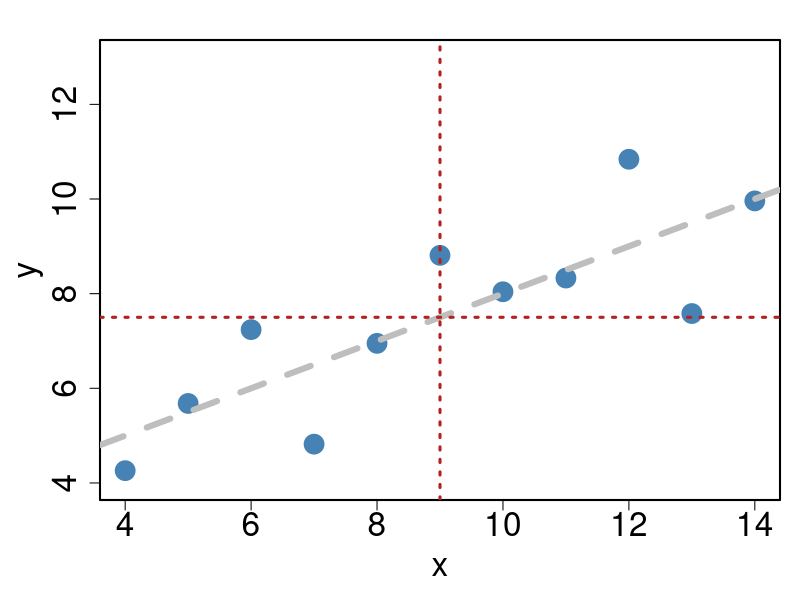
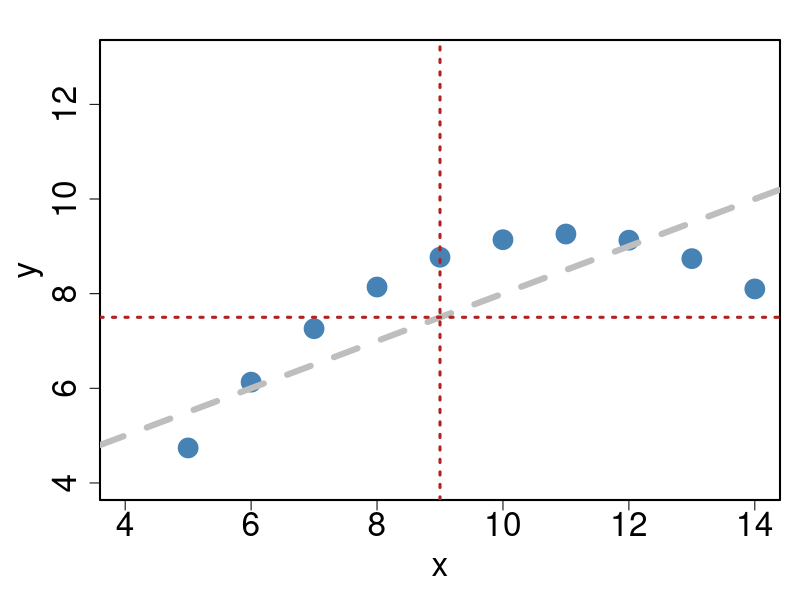
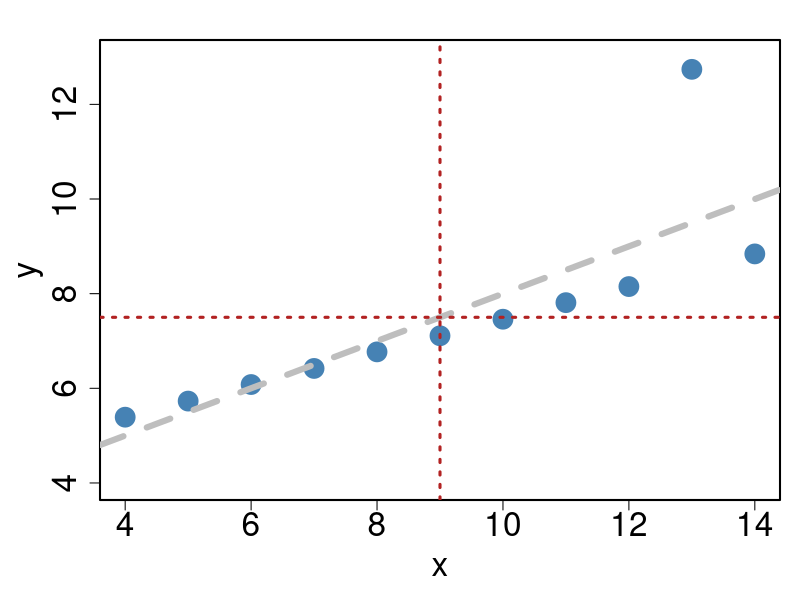
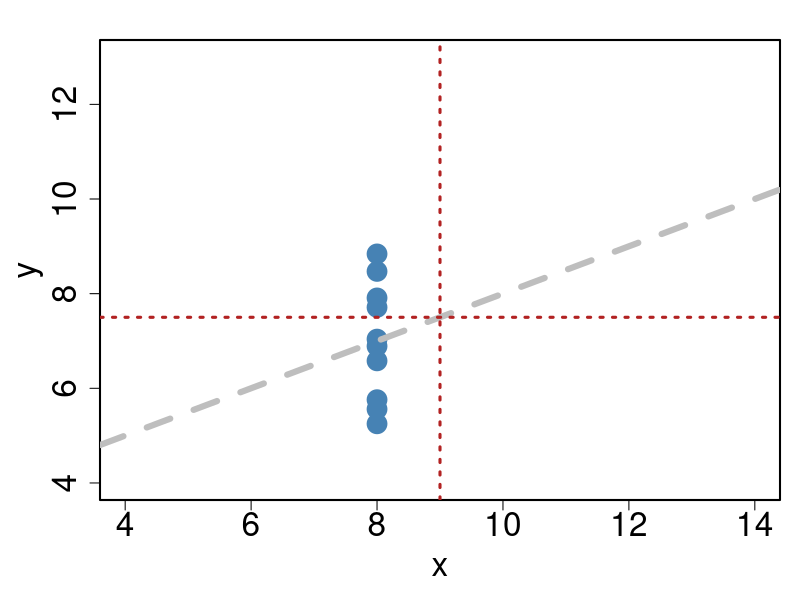
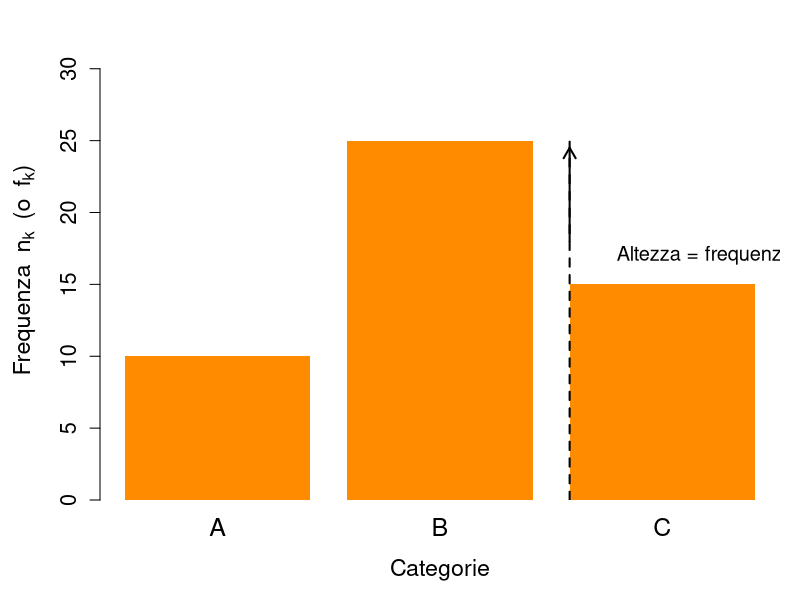
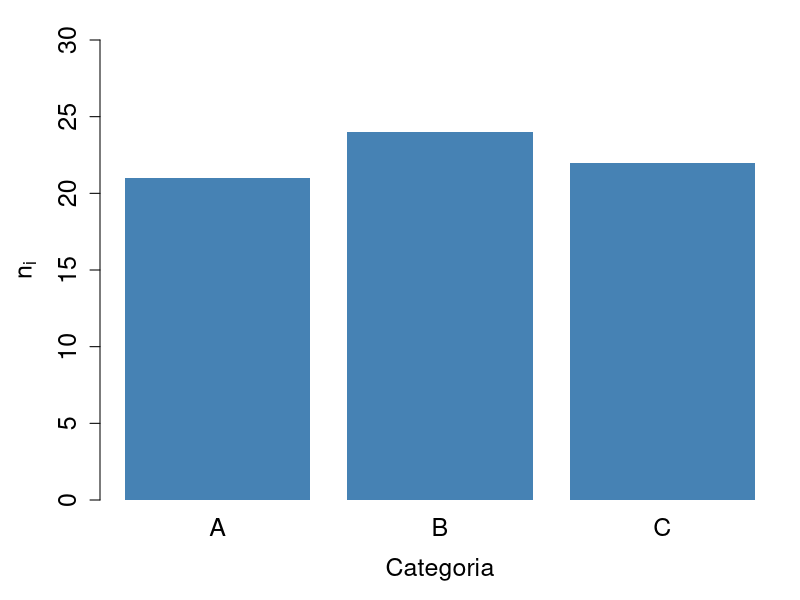
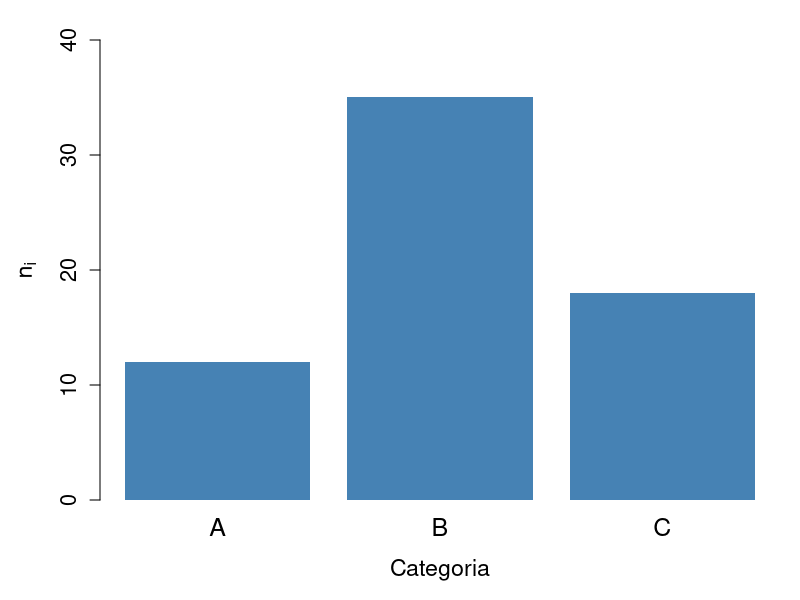
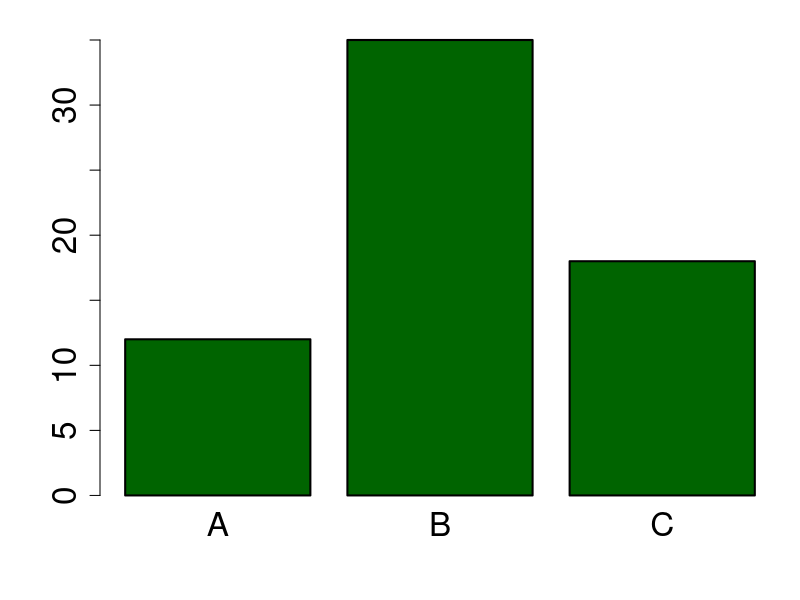

Write the R code that produced these figures, in order.
## ---- chunk 1
#| echo: false
#| results: asis
#| tbl-cap: Dataset di Anscombe
# Creo la tabella delle statistiche descrittive
descrittive <- data.frame(
  Dataset = paste("Dataset", 1:4),
  
  `Media X` = sapply(1:4, function(i)
    mean(anscombe[[paste0("x", i)]])),
  
  `Media Y` = sapply(1:4, function(i)
    mean(anscombe[[paste0("y", i)]])),
  
  `Varianza X` = sapply(1:4, function(i)
    var(anscombe[[paste0("x", i)]])),
  
  `Varianza Y` = sapply(1:4, function(i)
    var(anscombe[[paste0("y", i)]])),
  
  `Correlazione` = sapply(1:4, function(i)
    cor(
      anscombe[[paste0("x", i)]],
      anscombe[[paste0("y", i)]]
    ))
)

descrittive[, -1] <- round(descrittive[, -1], 2)

knitr::kable(
  descrittive,
  format = "latex",
  booktabs = TRUE,
  align = "lccccc"
)
## ---- chunk 2
#| echo: false
#| out-width: 70%
#| fig-align: center
#| layout-nrow: 2
#| layout-ncol: 2
#| label: fig-data
#| fig-cap: I grafici raccontano un'altra storia
#| fig-subcap: 
#|   - "Dataset 1"
#|   - "Dataset 2"
#|   - "Dataset 3"
#|   - "Dataset 4"

par(
  cex.axis = 2,
  cex.lab  = 2,
  lwd = 2,
  mar = c(5, 5, 2, 1)
)

plot(anscombe$x1, anscombe$y1,
     pch = 19,
     col = "steelblue",
     cex = 2.5,
     xlab = "x",
     ylab = "y", ylim = c(4, 13), xlim = c(4, 14))
abline(lm(anscombe$y1 ~ anscombe$x1),
       lwd = 6, lty = 2, col = "gray")
abline(v = mean(anscombe$x1),
       lwd = 3, lty = 3, col = "firebrick")
abline(h = mean(anscombe$y1),
       lwd = 3, lty = 3, col = "firebrick")


plot(anscombe$x2, anscombe$y2,
     pch = 19,
     col = "steelblue",
     cex = 2.5,
     xlab = "x",
     ylab = "y", ylim = c(4, 13), xlim = c(4, 14))
abline(lm(anscombe$y2 ~ anscombe$x2),
       lwd = 6, lty = 2, col = "gray")
abline(v = mean(anscombe$x2),
       lwd = 3, lty = 3, col = "firebrick")
abline(h = mean(anscombe$y2),
       lwd = 3, lty = 3, col = "firebrick")


plot(anscombe$x3, anscombe$y3,
     pch = 19,
     col = "steelblue",
     cex = 2.5,
     xlab = "x",
     ylab = "y", ylim = c(4, 13), xlim = c(4, 14))
abline(lm(anscombe$y3 ~ anscombe$x3),
       lwd = 6, lty = 2, col = "gray")
abline(v = mean(anscombe$x3),
       lwd = 3, lty = 3, col = "firebrick")
abline(h = mean(anscombe$y3),
       lwd = 3, lty = 3, col = "firebrick")


plot(anscombe$x4, anscombe$y4,
     pch = 19,
     col = "steelblue",
     cex = 2.5,
     xlab = "x",
     ylab = "y", ylim = c(4, 13), xlim = c(4, 14))
abline(lm(anscombe$y4 ~ anscombe$x4),
       lwd = 6, lty = 2, col = "gray")
abline(v = mean(anscombe$x4),
       lwd = 3, lty = 3, col = "firebrick")
abline(h = mean(anscombe$y4),
       lwd = 3, lty = 3, col = "firebrick")
## ---- chunk 3
#| echo: false
# Dati di esempio
freq <- c(10, 25, 15)
categorie <- c("A", "B", "C")

# Barplot
bp <- barplot(
  freq,
  names.arg = categorie,
  ylim = c(0, 32),
  col = "darkorange",
  border = NA,
  xlab = "Categorie",
  ylab = expression("Frequenza  " * n[k] * "  (o  " * f[k] * ")"),
  cex.names = 1.5,
  cex.axis = 1.3,
  cex.lab = 1.4
)

# Altezza della barra B
segments(
  x0 = bp[2] + 0.7, y0 = 0,
  x1 = bp[2] + 0.7, y1 = freq[2],
  lwd = 2,
  lty = 2
)

arrows(
  x0 = bp[2] + 0.7, y0 = 18,
  x1 = bp[2] + 0.7, y1 = 24.5,
  length = 0.12,
  lwd = 2
)

text(
  bp[2] + 0.9, 17,
  labels = "Altezza = frequenza",
  pos = 4,
  cex = 1.2
)
## ---- chunk 4
#| echo: false
#| label: tbl-examples
#| tbl-cap: Tabelle di frequenza per le categorie A, B, C.
#| layout-ncol: 2
#| out-width: 80%

dati1 <- data.frame(
  Categoria = c("A", "B", "C"),
  n = c(21, 24, 22)
)

knitr::kable(
  dati1,
  col.names = c("Categoria", "$n_k$"),
  row.names = FALSE,
  align = c("c", "c")
)

dati <- data.frame(Categoria = c("A", "B", "C"),
  n = c(12, 35, 18)
)

knitr::kable(
  dati,
  col.names = c("Categoria", "$n_k$"),
  row.names = FALSE,
  align = c("c", "c")
)
## ---- chunk 5
#| echo: false
#| label: fig-examples
#| fig-cap: Barplot delle tabelle
#| layout-ncol: 2

barplot(
  dati1$n,
  names.arg = dati1$Categoria,
  xlab = "Categoria",
  ylab = expression(n[i]),
  ylim = c(0, 30),
  col = "steelblue",
  border = NA,
  cex.names = 1.5,
  cex.axis = 1.5,
  cex.lab = 1.5
)

barplot(
  dati$n,
  names.arg = dati$Categoria,
  xlab = "Categoria",
  ylab = expression(n[i]),
  ylim = c(0, 40),
  col = "steelblue",
  border = NA,
  cex.names = 1.5,
  cex.axis = 1.3,
  cex.lab = 1.4
)
## ---- chunk 6
#| out-width: 30%
#| fig-align: center
dati = factor(rep(c("A", "B", "C"), c(12, 35, 18))); dati
table(dati)
barplot(table(dati), col = "darkgreen")
## ---- chunk 7
#| echo: false
#| layout-ncol: 2
#| fig-cap: Istogrammi con n diverso 
#| fig-subcap: 
#|   - "n = 500"
#|   - "n = 50"
set.seed(999)
x = rnorm(500, mean = 0, sd = 1)
hist(x, ylab = "Frequenze assolute", 
     xlim = c(-3,3))
x = rnorm(50, mean = 0, sd = 1)
hist(x,  ylab = "Frequenze assolute", 
     xlim=c(-3,3))
## ---- chunk 8
#| out-width: 70%
#| fig-align: center
x = rnorm(500, mean = 0, sd = 1)
hist(x)
## ---- chunk 9
#| echo: false
#| fig-align: "center"
# --- Dati di esempio ---
set.seed(123)
x <- rnorm(500, mean = 20, sd = 10)

# Creo istogramma senza plot per avere i dati
h <- hist(x,  plot = FALSE)

# Scelgo il bin da evidenziare (es: bin 9)
bin_index <- 9
bin_height <- h$counts[bin_index]
bin_left <- h$breaks[bin_index]
bin_right <- h$breaks[bin_index + 1]
bin_mid <- (bin_left + bin_right)/2
bin_width <- bin_right - bin_left

# --- Plot base ---
plot(h, main = "Histogram of X", xlab = "", ylab = "Frequenze assolute",
     col = "white", border = "black", cex.main = 1.5, cex.axis = 1.2, cex.lab = 1.3)

# Evidenzio il bin b9
rect(bin_left, 0, bin_right, bin_height,
     col = rgb(0.2, 0.4, 0.8, 0.6), border = "black", lwd = 2)

# --- Etichetta n = 500 in alto a sinistra ---
usr <- par("usr") # per coordinate del grafico
rect(usr[1], usr[4] - 15, usr[1] + 15, usr[4],
     col = "black", border = NA)
text(usr[1] + 7.5, usr[4] - 7.5,
     expression(bolditalic(n == 500)), col = "white", cex = 1.3)

# --- Linea orizzontale per altezza bin ---
abline(h = bin_height, col = "skyblue", lty = 2, lwd = 2)
text(usr[1] + 2, bin_height + 3, "Altezza Bin b9", col = "red",
     font = 2, pos = 4, cex = 1.2)

# --- Freccia per indicare il bin ---
arrows(x0 = bin_mid + bin_width/2, y0 = bin_height + 5,
       x1 = bin_mid + bin_width/4, y1 = bin_height + 1,
       lwd = 2, length = 0.1)

# Rettangolo blu dietro la scritta Bin b9
rect(bin_mid + bin_width/2 + 2, bin_height + 1,
     bin_mid + bin_width/2 + 8, bin_height + 6,
     col = "steelblue", border = NA)
text(bin_mid + bin_width/2 + 5, bin_height + 3.5,
     "Bin b9", col = "white", font = 2, cex = 1.1)

# --- Doppia freccia per larghezza bin ---
arrows(bin_left, -5, bin_right, -5, code = 3,
       angle = 90, length = 0.1, lwd = 2, col = "skyblue")
text(bin_mid, -8, "Larghezza Bin b9", col = "red",
     font = 2, cex = 1.2)
## ---- chunk 10
#| echo: false
x = rnorm(1000, mean = 10, sd = 5)
## ---- chunk 11
#| layout-ncol: 2
#| layout-nrow: 2
#| label: fig-methods
#| echo: false
#| out-width: "80%"
#| fig-cap: "Metodi per la definizione dei breaks"
#| fig-subcap: 
#|     - "Sturges - Default"
#|     - "FD"
#|     - "Scott"
#|     - "User defined (145)"

hist(x, breaks = "Sturges")
hist(x, breaks = "FD")
hist(x, breaks = "Scott")
hist(x, breaks = 145)
## ---- chunk 12
#| echo: false
#| out-width: 70%
#| fig-align: center
set.seed(123)
x <- c(rnorm(30, mean = 10, sd = 2), 3, 4, 20, 22)

# --- Boxplot ---
boxplot(x,
        ylab = "Valore", cex.main = 1.2)
## ---- chunk 13
#| echo: false
set.seed(123)
x <- c(rnorm(30, mean = 10, sd = 2), 3, 4, 20, 22)

# --- Boxplot ---
boxplot(x, main = "Boxplot",
        ylab = "Valore", cex.main = 1.2)

# --- Statistiche del boxplot ---
stats <- boxplot.stats(x)
vals <- stats$stats  # contiene: min, Q1, mediana, Q3, max dei baffi

minimo <- vals[1]
Q1 <- vals[2]
mediana <- vals[3]
Q3 <- vals[4]
massimo <- vals[5]

# --- Etichette sui punti chiave ---
# L'asse x del boxplot è a 1 (perché è un singolo box)
xpos <- 1.2  # sposto leggermente a destra per non sovrapporre

text(xpos, minimo,  labels = "Baffo", pos = 4, col = "blue")
text(xpos, Q1,      labels = "Q1", pos = 4, col = "blue")
text(xpos, mediana, labels = "Mediana/Q2", pos = 4, col = "blue")
text(xpos, Q3,      labels = "Q3", pos = 4, col = "blue")
text(xpos, massimo, labels = "Baffo", pos = 4, col = "blue")

# --- Eventuali outlier ---
out <- stats$out
if (length(out) > 0) {
  points(rep(1, length(out)), out, pch = 16, col = "red")
  text(rep(xpos, length(out)), out,
       labels = "Outlier ",
       pos = 4, col = "red")
}
text(xpos, min(out),labels = "Minimo", 
     pos = 2, col = "black")
text(xpos, max(out),labels = "Massimo", 
     pos = 2, col = "black")
## ---- chunk 14
#| layout-ncol: 2
#| fig-cap: Calcolo degli outlier
#| fig-subcap: 
#|   - "range = 2 - Meno Conservativo"
#|   - "range = 0 - Minimo e Massimo"

boxplot(x, range = 2)
boxplot(x, range = 0)
## ---- chunk 15
#| eval: true
#| echo: false
voto = sample(rep(c("si", "no", "astenuti"), 
           c(12, 15, 2)))
voto = factor(voto, levels = c("si", "no", "astenuti"))
table(voto)

# le frequenze restituite dalla funzione table() vanno usate 
# come vettore di base per il barplot


## ---- chunk 16
#| fig-align: center
#| out-width: 70%
barplot(table(voto), 
        col = c("darkgreen", "darkred", "darkblue"), 
        ylim = c(0, 20))

## ---- chunk 17
#| echo: false
#| fig-align: center
#| out-width: 100%
#| label: fig-boxes
#| layout-ncol: 3
#| fig-cap: Distribuzioni a confronto 
#| fig-subcap: 
#|   - "boxplot(x)"
#|   - "boxplot(y)"
#|   - "boxplot(z)"
set.seed(666)
x = rnorm(1000, mean = 10, sd = 4)
boxplot(x, col ="darkorange")
y = rnorm(1000, mean = 10, sd = 4)
# Forte effetto pavimento
y_floor <- (y - min(y))^3
y_min <- min(y)
y_max <- max(y)

y_floor <- y_min + 
  ((y - y_min) / (y_max - y_min))^3 * (y_max - y_min)
y_ceiling <- y_max -
  ((y_max - y) / (y_max - y_min))^3 * (y_max - y_min)
boxplot(y_floor, col ="lightblue")
boxplot(y_ceiling, col = "gold")
## ---- chunk 18
#| echo: false
#| fig-align: center
#| out-width: 100%
#| label: fig-hist
#| layout-ncol: 3
#| fig-cap: Distribuzioni a confronto - Le stesse dei boxplot
#| fig-subcap: 
#|   - "hist(x)"
#|   - "hist(y)"
#|   - "hist(z)"
hist(x, col ="darkorange")
hist(y_floor, col = "lightblue")
hist(y_ceiling, col = "gold")
## ---- chunk 19
#| echo: false
#| fig-align: center
#| out-width: 100%
#| label: fig-comparison0
#| layout-ncol: 2
#| fig-cap: Boxplot vs Istogramma
#| fig-subcap: 
#|   - "boxplot(x)"
#|   - "hist(x)"

boxplot(x, col ="darkorange"); hist(x, col ="darkorange")
## ---- chunk 20
#| echo: false
#| fig-align: center
#| out-width: 100%
#| label: fig-comparison1
#| layout-ncol: 2
#| fig-cap: Boxplot vs Istogramma
#| fig-subcap: 
#|   - "boxplot(y)"
#|   - "hist(y)"

boxplot(y_floor, col ="lightblue"); hist(y_floor, col ="lightblue")
## ---- chunk 21
#| echo: false
#| fig-align: center
#| out-width: 100%
#| label: fig-comparison2
#| layout-ncol: 2
#| fig-cap: Boxplot vs Istogramma
#| fig-subcap: 
#|   - "boxplot(z)"
#|   - "hist(z)"

boxplot(y_ceiling, col ="gold"); hist(y_ceiling, col ="gold")
## ---- chunk 22
#| label: fig-myfigure
#| echo: false
#| layout-ncol: 3
#| layout-nrow: 2
#| fig-cap: ""
#| fig-subcap: 
#|   - ""
#|   - ""
#|   - ""
#|   - ""
#|   - ""
#|   - ""
boxplot(x, col = "darkorange", horizontal = T)
boxplot(y_floor, col ="lightblue", horizontal = T)
boxplot(y_ceiling, col = "gold", horizontal = T)

hist(x, col = "darkorange")
hist(y_floor, col ="lightblue")
hist(y_ceiling, col = "gold")

## ---- chunk 23
#| echo: false
x = x
y = y_floor
z = y_ceiling
## ---- chunk 24
#| echo: true
boxplot(x, y, z, names = c("Normale", "Pavimento", "Soffitto"), 
        col = c("darkorange", "lightblue", "gold"))
